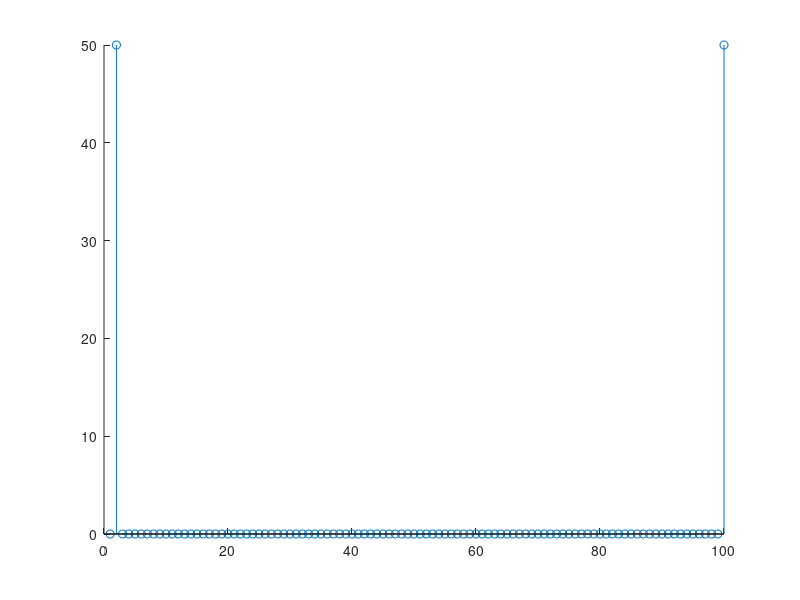
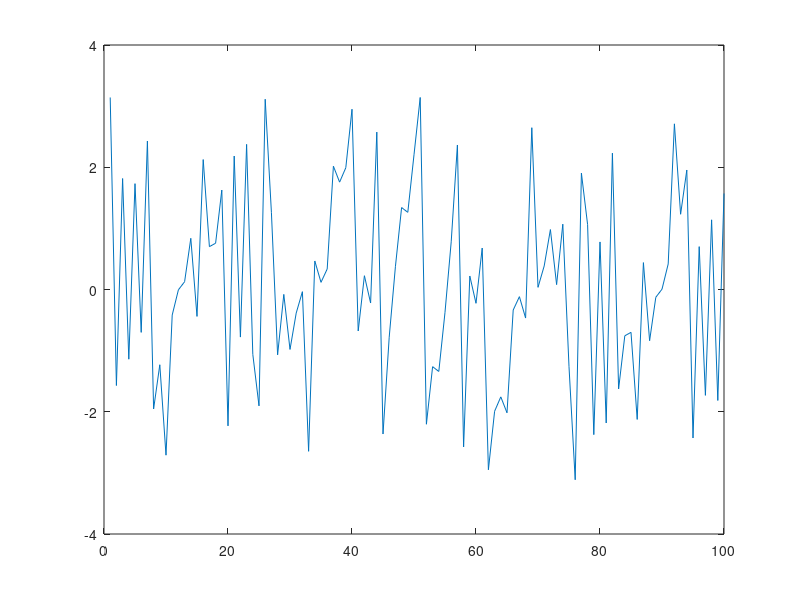

Write MATLAB code to recreate these figures, in order.
1;
clear all;
fm = 100;
f = 1;
t = 0:1/fm:1 - 1/fm;
N = length(t);
x = sin(2*pi*f*t);

trans = fft(x);
hold on;
figure(1);
stem(abs(trans));
figure(2);
plot((angle(trans)));

pause;
